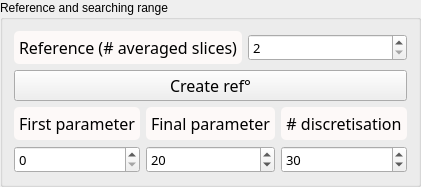
             <widget class="QGroupBox" name="groupBox">
              <property name="title">
               <string>Reference and searching range</string>
              </property>
              <layout class="QVBoxLayout" name="verticalLayout_9">
               <item>
                <layout class="QHBoxLayout" name="horizontalLayout_2">
                 <item>
                  <widget class="QLabel" name="label_12">
                   <property name="sizePolicy">
                    <sizepolicy hsizetype="MinimumExpanding" vsizetype="Maximum">
                     <horstretch>0</horstretch>
                     <verstretch>0</verstretch>
                    </sizepolicy>
                   </property>
                   <property name="font">
                    <font>
                     <family>Noto Sans Cond</family>
                     <pointsize>12</pointsize>
                     <weight>50</weight>
                     <italic>false</italic>
                     <bold>false</bold>
                    </font>
                   </property>
                   <property name="styleSheet">
                    <string notr="true">QLabel {
color: rgb(0, 0, 0);
background-color:	rgb(253, 249, 248);
border-style : outset;
Border-radius : 5px;
border-width : 0px;
border-color : black;
min-width : 5em;
padding : 5px;
font : 12pt &quot;Noto Sans Cond&quot;;
}</string>
                   </property>
                   <property name="text">
                    <string>Reference (# averaged slices)</string>
                   </property>
                   <property name="alignment">
                    <set>Qt::AlignCenter</set>
                   </property>
                  </widget>
                 </item>
                 <item>
                  <widget class="QSpinBox" name="AVG_box">
                   <property name="sizePolicy">
                    <sizepolicy hsizetype="MinimumExpanding" vsizetype="Maximum">
                     <horstretch>0</horstretch>
                     <verstretch>0</verstretch>
                    </sizepolicy>
                   </property>
                   <property name="font">
                    <font>
                     <family>Noto Sans Cond</family>
                     <pointsize>10</pointsize>
                     <weight>50</weight>
                     <italic>false</italic>
                     <bold>false</bold>
                    </font>
                   </property>
                   <property name="styleSheet">
                    <string notr="true"/>
                   </property>
                   <property name="minimum">
                    <number>2</number>
                   </property>
                  </widget>
                 </item>
                </layout>
               </item>
               <item>
                <widget class="QPushButton" name="Proxy_button">
                 <property name="sizePolicy">
                  <sizepolicy hsizetype="MinimumExpanding" vsizetype="Fixed">
                   <horstretch>0</horstretch>
                   <verstretch>0</verstretch>
                  </sizepolicy>
                 </property>
                 <property name="minimumSize">
                  <size>
                   <width>96</width>
                   <height>0</height>
                  </size>
                 </property>
                 <property name="font">
                  <font>
                   <family>Noto Sans Cond</family>
                   <pointsize>12</pointsize>
                   <weight>50</weight>
                   <italic>false</italic>
                   <bold>false</bold>
                  </font>
                 </property>
                 <property name="toolTip">
                  <string>&lt;html&gt;&lt;head/&gt;&lt;body&gt;&lt;p&gt;&lt;span style=&quot; font-size:11pt;&quot;&gt;Proxy of image reference via meaning slices&lt;/span&gt;&lt;/p&gt;&lt;/body&gt;&lt;/html&gt;</string>
                 </property>
                 <property name="styleSheet">
                  <string notr="true"/>
                 </property>
                 <property name="text">
                  <string>Create ref°</string>
                 </property>
                 <property name="icon">
                  <iconset>
                   <normaloff>icons/run_icon.png</normaloff>icons/run_icon.png</iconset>
                 </property>
                </widget>
               </item>
               <item>
                <layout class="QGridLayout" name="gridLayout">
                 <item row="0" column="0">
                  <widget class="QLabel" name="label_3">
                   <property name="sizePolicy">
                    <sizepolicy hsizetype="MinimumExpanding" vsizetype="Preferred">
                     <horstretch>0</horstretch>
                     <verstretch>0</verstretch>
                    </sizepolicy>
                   </property>
                   <property name="font">
                    <font>
                     <family>Noto Sans Cond</family>
                     <pointsize>12</pointsize>
                     <weight>50</weight>
                     <italic>false</italic>
                     <bold>false</bold>
                    </font>
                   </property>
                   <property name="styleSheet">
                    <string notr="true">QLabel {
color: rgb(0, 0, 0);
background-color:	rgb(253, 249, 248);
border-style : outset;
Border-radius : 5px;
border-width : 0px;
border-color : black;
min-width : 5em;
padding : 5px;
font : 12pt &quot;Noto Sans Cond&quot;;
}</string>
                   </property>
                   <property name="text">
                    <string>First parameter</string>
                   </property>
                   <property name="alignment">
                    <set>Qt::AlignCenter</set>
                   </property>
                  </widget>
                 </item>
                 <item row="0" column="2">
                  <widget class="QLabel" name="label_4">
                   <property name="sizePolicy">
                    <sizepolicy hsizetype="MinimumExpanding" vsizetype="Preferred">
                     <horstretch>0</horstretch>
                     <verstretch>0</verstretch>
                    </sizepolicy>
                   </property>
                   <property name="font">
                    <font>
                     <family>Noto Sans Cond</family>
                     <pointsize>12</pointsize>
                     <weight>50</weight>
                     <italic>false</italic>
                     <bold>false</bold>
                    </font>
                   </property>
                   <property name="styleSheet">
                    <string notr="true">QLabel {
color: rgb(0, 0, 0);
background-color:	rgb(253, 249, 248);
border-style : outset;
Border-radius : 5px;
border-width : 0px;
border-color : black;
min-width : 5em;
padding : 5px;
font : 12pt &quot;Noto Sans Cond&quot;;
}</string>
                   </property>
                   <property name="text">
                    <string>Final parameter</string>
                   </property>
                   <property name="alignment">
                    <set>Qt::AlignCenter</set>
                   </property>
                  </widget>
                 </item>
                 <item row="0" column="4">
                  <widget class="QLabel" name="label_5">
                   <property name="sizePolicy">
                    <sizepolicy hsizetype="MinimumExpanding" vsizetype="Preferred">
                     <horstretch>0</horstretch>
                     <verstretch>0</verstretch>
                    </sizepolicy>
                   </property>
                   <property name="font">
                    <font>
                     <family>Noto Sans Cond</family>
                     <pointsize>12</pointsize>
                     <weight>50</weight>
                     <italic>false</italic>
                     <bold>false</bold>
                    </font>
                   </property>
                   <property name="styleSheet">
                    <string notr="true">QLabel {
color: rgb(0, 0, 0);
background-color:	rgb(253, 249, 248);
border-style : outset;
Border-radius : 5px;
border-width : 0px;
border-color : black;
min-width : 5em;
padding : 5px;
font : 12pt &quot;Noto Sans Cond&quot;;
}</string>
                   </property>
                   <property name="text">
                    <string># discretisation</string>
                   </property>
                   <property name="alignment">
                    <set>Qt::AlignCenter</set>
                   </property>
                  </widget>
                 </item>
                 <item row="1" column="0">
                  <widget class="QSpinBox" name="Spin_first">
                   <property name="sizePolicy">
                    <sizepolicy hsizetype="MinimumExpanding" vsizetype="Fixed">
                     <horstretch>0</horstretch>
                     <verstretch>0</verstretch>
                    </sizepolicy>
                   </property>
                   <property name="font">
                    <font>
                     <family>Noto Sans Cond</family>
                     <pointsize>10</pointsize>
                     <weight>50</weight>
                     <italic>false</italic>
                     <bold>false</bold>
                    </font>
                   </property>
                   <property name="toolTip">
                    <string>&lt;html&gt;&lt;head/&gt;&lt;body&gt;&lt;p&gt;&lt;span style=&quot; font-size:11pt;&quot;&gt;The lowest denoising parameter value&lt;/span&gt;&lt;/p&gt;&lt;/body&gt;&lt;/html&gt;</string>
                   </property>
                   <property name="styleSheet">
                    <string notr="true"/>
                   </property>
                  </widget>
                 </item>
                 <item row="1" column="2">
                  <widget class="QSpinBox" name="Spin_final">
                   <property name="sizePolicy">
                    <sizepolicy hsizetype="MinimumExpanding" vsizetype="Fixed">
                     <horstretch>0</horstretch>
                     <verstretch>0</verstretch>
                    </sizepolicy>
                   </property>
                   <property name="font">
                    <font>
                     <family>Noto Sans Cond</family>
                     <pointsize>10</pointsize>
                     <weight>50</weight>
                     <italic>false</italic>
                     <bold>false</bold>
                    </font>
                   </property>
                   <property name="toolTip">
                    <string>&lt;html&gt;&lt;head/&gt;&lt;body&gt;&lt;p&gt;&lt;span style=&quot; font-size:11pt;&quot;&gt;The highest denoising parameter value&lt;/span&gt;&lt;/p&gt;&lt;/body&gt;&lt;/html&gt;</string>
                   </property>
                   <property name="styleSheet">
                    <string notr="true"/>
                   </property>
                   <property name="value">
                    <number>20</number>
                   </property>
                  </widget>
                 </item>
                 <item row="1" column="4">
                  <widget class="QSpinBox" name="Spin_nbr">
                   <property name="sizePolicy">
                    <sizepolicy hsizetype="MinimumExpanding" vsizetype="Fixed">
                     <horstretch>0</horstretch>
                     <verstretch>0</verstretch>
                    </sizepolicy>
                   </property>
                   <property name="font">
                    <font>
                     <family>Noto Sans Cond</family>
                     <pointsize>10</pointsize>
                     <weight>50</weight>
                     <italic>false</italic>
                     <bold>false</bold>
                    </font>
                   </property>
                   <property name="toolTip">
                    <string>&lt;html&gt;&lt;head/&gt;&lt;body&gt;&lt;p&gt;&lt;span style=&quot; font-size:11pt;&quot;&gt;The number of denoising parameters that must be tested in the given range&lt;/span&gt;&lt;/p&gt;&lt;/body&gt;&lt;/html&gt;</string>
                   </property>
                   <property name="styleSheet">
                    <string notr="true"/>
                   </property>
                   <property name="value">
                    <number>30</number>
                   </property>
                  </widget>
                 </item>
                </layout>
               </item>
              </layout>
             </widget>
